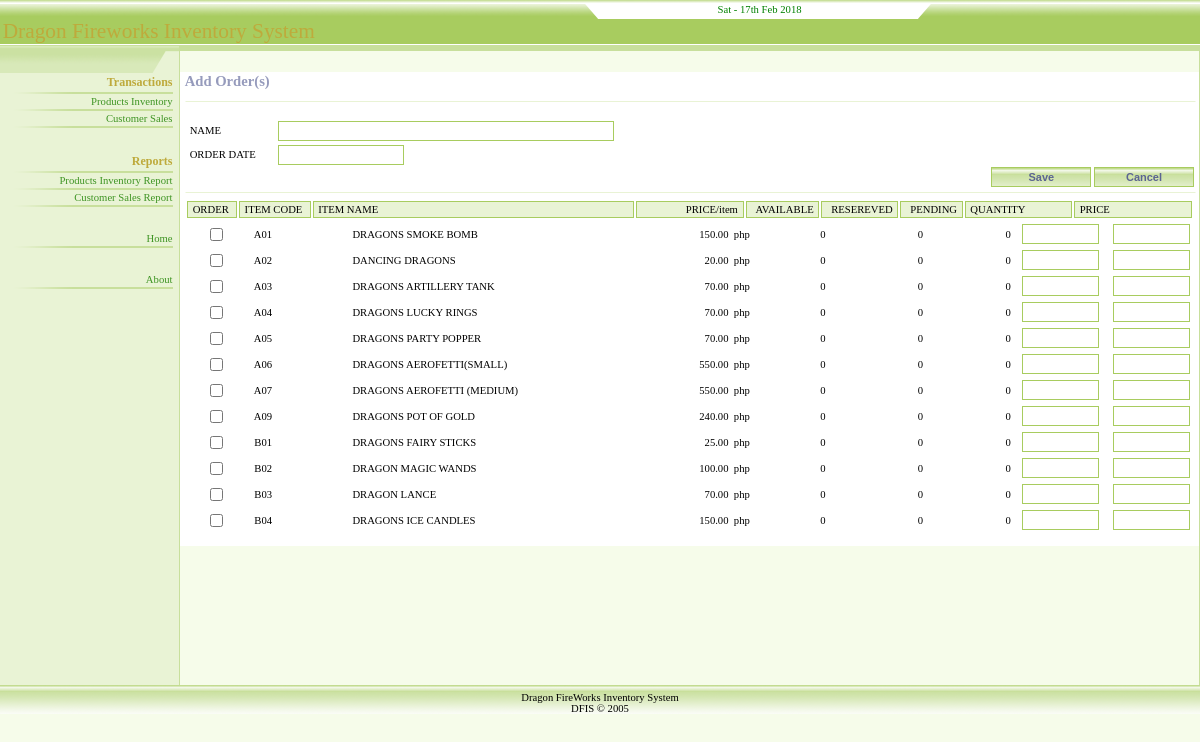
/Modules/CustomerAddOrder.php, run on the app's committed database.
### tables this page shows
CREATE TABLE `products` (
  `prod_code` varchar(16) NOT NULL default '',
  `prod_name` varchar(100) default NULL,
  `price` decimal(8,2) default NULL,
  `quantity` int(8) unsigned default NULL,
  `order_qty` int(8) unsigned default NULL,
  `res_qty` int(8) unsigned default NULL,
  PRIMARY KEY  (`prod_code`)
);

### class/CustomerClass.php (called while the page is built, shortened)
<?php
class CustomerClass {
	private $name;
	private $cust_date;
	function get_name() {
		return $this->name;
	}
	function get_cust_date() {
		return $this->cust_date;
	}
	function load_record($cd) {
		$result = mysql_query("SELECT customer_name,
									  cust_stat,
									  DATE_FORMAT(customer.customer_date,'%d-%b-%Y') customer_date,
									  customer.pay_type,
									  customer.check_no,
									  customer.bank_branch,
									  DATE_FORMAT(customer.due_date,'%d-%b-%Y') due_date,
									  customer.discount,
									  customer.check_stat
							     FROM customer WHERE customer_cd = '$cd'");
		$rows = mysql_fetch_array($result);
		$this->name      = $rows['customer_name'];
		$this->cust_date = $rows['customer_date'];
	}
}
?>

### class/ProductInventoryClass.php (called while the page is built, shortened)
<?php
class ProductInventoryClass {
	private $arr;
	function get_arr() {
		return $this->arr;
	}
	function load_records($cd,$name,$stat) {
		$where = '';
		$result = mysql_query("SELECT * FROM products".$where);
		if (mysql_num_rows($result) > 0) {
			$i = 0;
			while ($rows = mysql_fetch_array($result)) {
				$this->arr[$i] = $rows;
				$i++;
			}
		}
	}
}
?>

### Modules/CustomerAddOrder.php (the view, shortened to what this page needs)
<?php
include "../class/ProductInventoryClass.php";
include "../class/CustomerClass.php";
$PI = new ProductInventoryClass();
$CC = new CustomerClass();
$cd = $_GET['cd'];
$CC->load_record($cd);
$PI->load_records('','','');
$arr = $PI->get_arr();
$x = count($arr);
?>
<!DOCTYPE HTML PUBLIC "-//W3C//DTD HTML 4.01 Transitional//EN">
<html>
<head>
<link type="text/css" href="../StyleSheet/djarc.css" rel="stylesheet">
</head>
<body leftmargin=0 rightmargin=0 topmargin="0" marginwidth="0" marginheight="0">
<form name="frmAddOrder" method="post" action="CustomerAction.php" >
<?php include "Header.php"; ?>
<table cellspacing="0" cellpadding="0" width="100%" border="0" height="80%">
  <tr>
    <td class="panel" width="179">
	  <img height="28" src="../Images/PanelTab.gif" width="179" border="0">
	  <br>
	  <?php include "Panel.php"; ?>
    </td>
    <td class="main_page" width="100%">
	  <table style="border-collapse: collapse" bordercolor="#111111" height="6" cellspacing="0" cellpadding="0" width="100%" border="0">
        <tr>
          <td class="headerline" width="100%"><img height=6 src="../Images/PanelBox.gif" width=6 border="0"></td>
        </tr>
      </table>
      <?php include "Menu.php"; ?>
      <table cellspacing="0" width="100%" border="0">
        <tr>
            <td class="content" width="100%"><span class="text_title">&nbsp;Add
              Order(s)</span></td>
        </tr>
      </table>
      <table cellspacing="0" cellpadding="5" width="100%" border="0">
        <tr>
            <td valign="top" class="content">
              <hr>
              <div align="right"> </div></td>
        </tr>
        <tr>
          <td class="content" width="100%" valign="top">
              <table width="100%" border="0" cellspacing="0" cellpadding="2" bordercolor="#CCCCCC">
                <tr>
                  <td nowrap width="9%">&nbsp;NAME</td>
                  <td width="91%"><input type="text" name="txtName" size="45" class="txt" maxlength="45" value="<?=$CC->get_name();?>" readonly>
                    <input type="hidden" name="hidCode" value="<?=$cd;?>"></td>
                </tr>
                <tr>
                  <td nowrap>&nbsp;ORDER DATE</td>
                  <td><input type="text" name="txtName2" size="15" class="txt" maxlength="45" value="<?=$CC->get_cust_date();?>" readonly></td>
                </tr>
              </table>
              <div align="right">
                <input type="submit" name="btnCancel" value="Save" class="btn" style="width: 100" >
                <input type="button" name="btnSearch2" value="Cancel" class="btn" style="width: 100" onClick="javascript:window.location='Customer.php?cd=<?=$cd?>'">
                <hR>
                <?php
			 	if ($x>0) {
			   ?>
              </div>
              <table width="100%" border="0" cellspacing="2" cellpadding="2">
                <tr>
                  <td width="3%" nowrap class="result_header">&nbsp;ORDER&nbsp;</td>
                  <td width="3%" nowrap class="result_header">&nbsp;ITEM CODE&nbsp;</td>
                  <td width="30%" nowrap class="result_header">&nbsp;ITEM NAME&nbsp;</td>
                  <td width="10%" nowrap class="result_header"><div align="right">&nbsp;PRICE/item&nbsp;</div></td>
                  <td width="5%" nowrap class="result_header"><div align="right">&nbsp;AVAILABLE&nbsp;</div></td>
                  <td width="5%" nowrap class="result_header"><div align="right">&nbsp;RESEREVED&nbsp;</div></td>
                  <td width="5%" nowrap class="result_header"><div align="right">&nbsp;PENDING&nbsp;</div></td>
                  <td width="10%" nowrap class="result_header">&nbsp;QUANTITY&nbsp;</td>
                  <td width="11%" nowrap class="result_header">&nbsp;PRICE&nbsp;</td>
                </tr>
              </table>
              <div  style="z-index:1; overflow: scroll; width: 100%; height: 310px;">
                <table width="100%" border="0" cellspacing="2" cellpadding="2">
                  <?php for($i=0;$x>$i;$i++) {?>
                  <tr id="rw<?=$i;?>">
                    <td width="6%"><div align="center">
                        <input type="checkbox" name="cb<?=$i?>" value="checkbox" onClick="javascript:
																				if (document.frmAddOrder.cb<?=$i;?>.checked) {
																					rw<?=$i;?>.style.background = '#F0F0F0';
																					document.frmAddOrder.cb<?=$i;?>.style.background = '#F0F0F0';
																				}
																				else {
																					rw<?=$i;?>.style.background = '#ffffff';
																					document.frmAddOrder.cb<?=$i;?>.style.background = '#ffffff';
																					document.frmAddOrder.txtQty<?=$i?>.value = '';
																					document.frmAddOrder.txtPrice<?=$i?>.value = '';
																				}">
                      </div></td>
                    <td width="10%">&nbsp;
                      <?= $arr[$i]['prod_code']?>
                      <input type="hidden" name="hidCode<?=$i;?>" value="<?= $arr[$i]['prod_code']?>"></td>
                    <td width="35%">&nbsp;
                      <?= $arr[$i]['prod_name']?>
                    </td>
                    <td   nowrap width="7%"><div align="right">&nbsp;
                        <?php   echo number_format($arr[$i]['price'],2,'.',',') ?>
                        &nbsp;php&nbsp; </div></td>
                    <td width="8%"> <div align="right">&nbsp;
                        <?php if  ($arr[$i]['quantity'] == 0) echo($arr[$i]['quantity']); else echo("<strong>".$arr[$i]['quantity']."</strong>"); ?>
                        &nbsp; </div></td>
                    <td width="10%"> <div align="right">
                        <?php if  ($arr[$i]['res_qty'] == 0) echo($arr[$i]['res_qty']); else echo("<font color='#0000ff'><strong>".$arr[$i]['res_qty']."</strong></font>"); ?>
                        &nbsp; </div></td>
                    <td width="9%"> <div align="right">
                        <?php if  ($arr[$i]['order_qty'] == 0) echo($arr[$i]['order_qty']); else echo("<font color='#FF0000'><strong>".$arr[$i]['order_qty']."</strong></font>"); ?>
                        &nbsp; </div></td>
                    <td width="9%"><input type="text" name="txtQty<?=$i?>" class="txt" size="8" maxlength="10" value=""  onKeyPress="javascript: if (document.frmAddOrder.txtQty<?=$i?> !='') {
				  																													 		document.frmAddOrder.cb<?=$i?>.checked = true;
																																		}
																																	   if (document.frmAddOrder.cb<?=$i;?>.checked) {
																																	 		rw<?=$i;?>.style.background = '#F0F0F0';
																																	 		document.frmAddOrder.cb<?=$i;?>.style.background = '#F0F0F0';
																																	    }
																																	 	else {
																																			rw<?=$i;?>.style.background = '#ffffff';
																																			document.frmAddOrder.cb<?=$i;?>.style.background = '#ffffff';
																																		}"
																											<?php if (1) {?>
																												onChange="javascript:  if (document.frmAddOrder.txtQty<?=$i?> !='') {
																																	   		document.frmAddOrder.txtPrice<?=$i?>.value = <?= $arr[$i]['price']?> * document.frmAddOrder.txtQty<?=$i?>.value;
																																		}"
																											<?php } ?>
																																		></td>
                    <td width="19%"><input type="text" name="txtPrice<?=$i?>" class="txt" size="8" maxlength="10" value="" ></td>
                  </tr>
                  <?php } ?>
                </table>
              </DIV>
              <input type="hidden" name="hidTotal" value="<?=$x?>"> <br>
              <?php } ?>
            </td>
        </tr>
      </table>
	</td>
  </tr>
</table>
<?php include "Footer.php"; ?>
 </form>
</body>
</html>

### Stylesheet/djarc.css (style rules this page uses)
body { font-size: 10pt; margin: 0px; color: #000000; font-family: arial, sans-serif; background-color: #F6FCEA; }
td { font-family: Tahoma, Verdana; font-size: 8pt }
td.content { font-size: 8pt; background-color: #ffffff; }
td.panel { background-color: #E9F3D5; vertical-align: top }
td.main_page { font-size: 10pt; vertical-align: top }
td.headerline { background-color: #C8DF9C }
td.result_header { background-color: #E9F3D5; border-right: #A8CC5F 1px solid; border-top: #A8CC5F 1px solid; border-left: #A8CC5F 1px solid; border-bottom: #A8CC5F 1px solid; }
hr { border-right: #ffffff 1px solid; border-top: #E9F3D5 1px solid; border-left: #ffffff 1px solid; width: 100%; border-bottom: #ffffff 1px solid }
input.txt { border : #A8CC5F 1px solid; height: 20px; font-size: 12px; }
input.btn { border-right: #A8CC5F 1px solid; border-top: #A8CC5F 1px solid; font-size: 11px; font-weight: bold; background-image: url(../Images/Btn.gif); border-left: #A8CC5F 1px solid; cursor: pointer; color: #5b6491; border-bottom: #A8CC5F 1px solid; font-family: sans-serif; height: 20px; background-color: #f3f3f6; text-align: center; }
textarea, select, input { font-family: Tahoma, Verdana, sans-serif; border-right: #A8CC5F 1px solid; border-top: #A8CC5F 1px solid; border-left: #A8CC5F 1px solid; border-bottom: #A8CC5F 1px solid; font-size: 12px; }
span.text_title { font-size: 11pt; color: #969bbc; font-weight: bold; }

### data on the page
products: prod_code "A01", prod_name "DRAGONS SMOKE BOMB", price "150.00", quantity "0", res_qty "0", order_qty "0"
products: prod_code "A02", prod_name "DANCING DRAGONS", price "20.00", quantity "0", res_qty "0", order_qty "0"
products: prod_code "A03", prod_name "DRAGONS ARTILLERY TANK", price "70.00", quantity "0", res_qty "0", order_qty "0"
products: prod_code "A04", prod_name "DRAGONS LUCKY RINGS", price "70.00", quantity "0", res_qty "0", order_qty "0"
products: prod_code "A05", prod_name "DRAGONS PARTY POPPER", price "70.00", quantity "0", res_qty "0", order_qty "0"
products: prod_code "A06", prod_name "DRAGONS AEROFETTI(SMALL)", price "550.00", quantity "0", res_qty "0", order_qty "0"
products: prod_code "A07", prod_name "DRAGONS AEROFETTI (MEDIUM)", price "550.00", quantity "0", res_qty "0", order_qty "0"
products: prod_code "A09", prod_name "DRAGONS POT OF GOLD", price "240.00", quantity "0", res_qty "0", order_qty "0"
products: prod_code "B01", prod_name "DRAGONS FAIRY STICKS", price "25.00", quantity "0", res_qty "0", order_qty "0"
products: prod_code "B02", prod_name "DRAGON MAGIC WANDS", price "100.00", quantity "0", res_qty "0", order_qty "0"
products: prod_code "B03", prod_name "DRAGON LANCE", price "70.00", quantity "0", res_qty "0", order_qty "0"
products: prod_code "B04", prod_name "DRAGONS ICE CANDLES", price "150.00", quantity "0", res_qty "0", order_qty "0"
